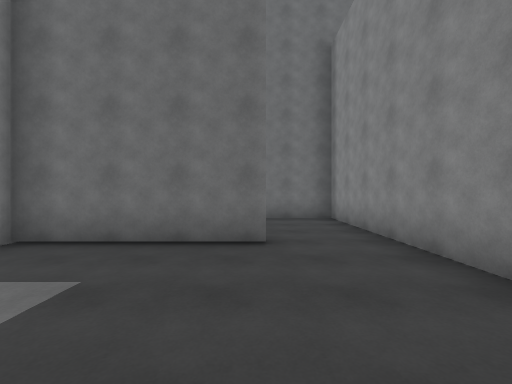
[1] (above)

16 first-person views from a walk through a 3-D level made in the Unity game engine. The camera is 1.5 m above the floor, looks level and sees 90° across. The floor is counted in squares, 2 m on a side. Each view is taken from the middle of a square. On the plan, view 1 faces up. The plan holds only what a view shows up to about 9 squares ahead; the rest is blank. The place goes on beyond the plan. The player character is not drawn. Surface patterns are stand-ins for the level's own textures.

[2]
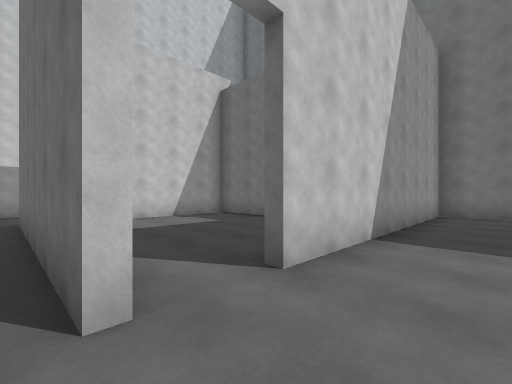

[3]
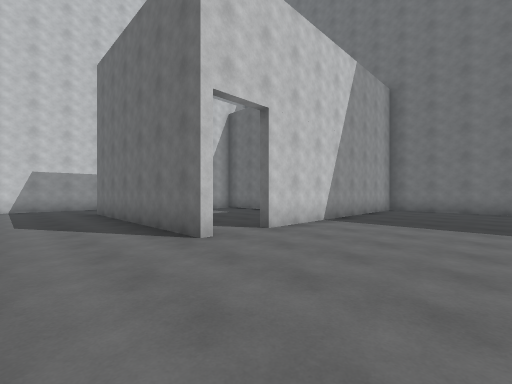

[4]
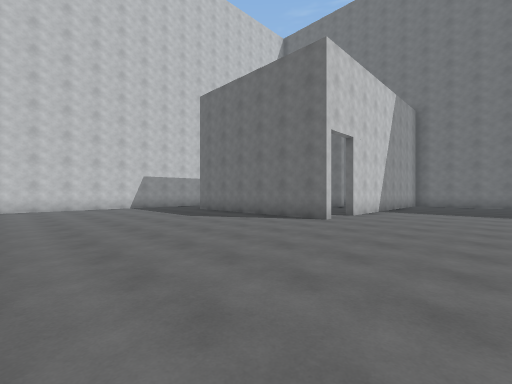

[5]
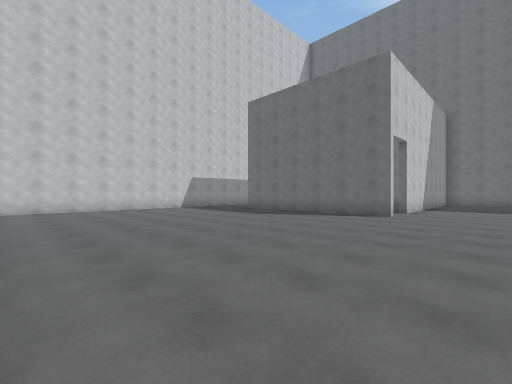

[6]
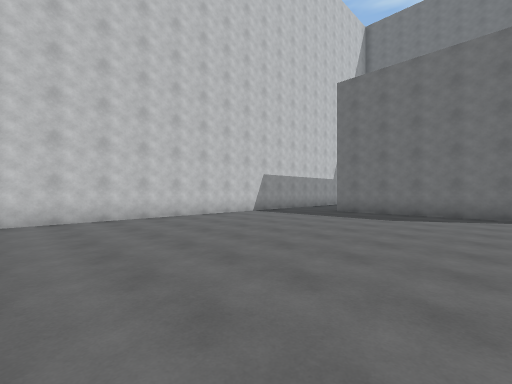

[7]
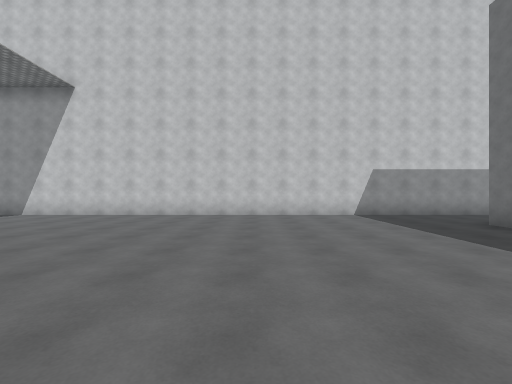

[8]
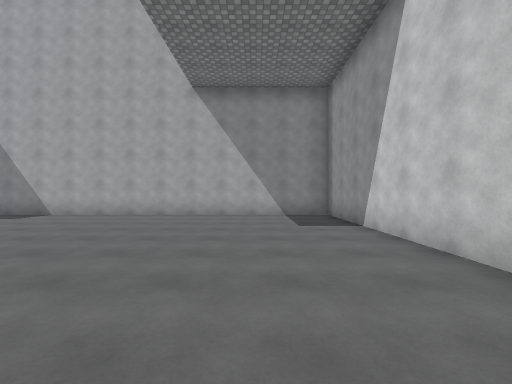

[9]
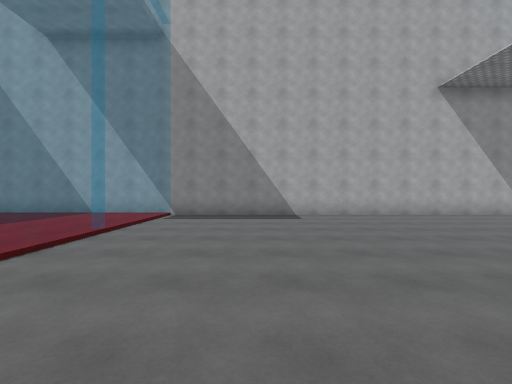

[10]
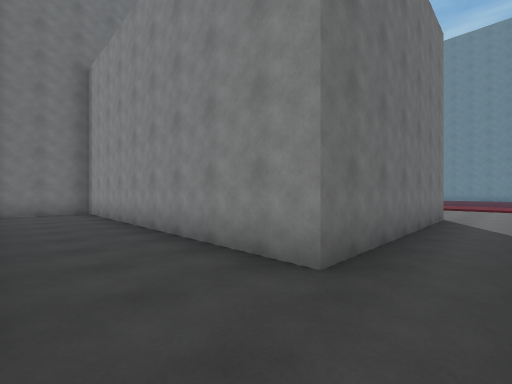

[11]
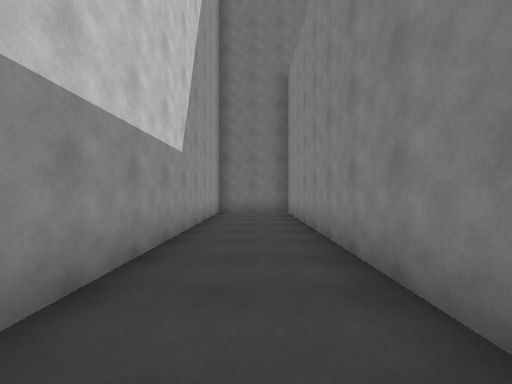

[12]
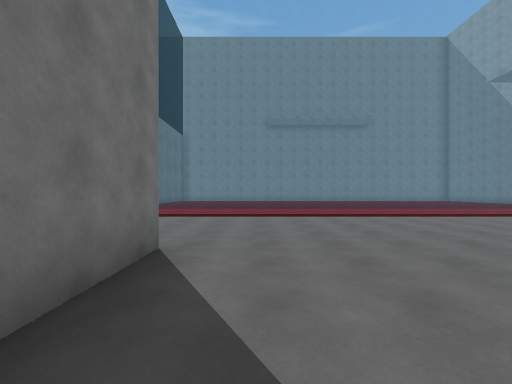

[13]
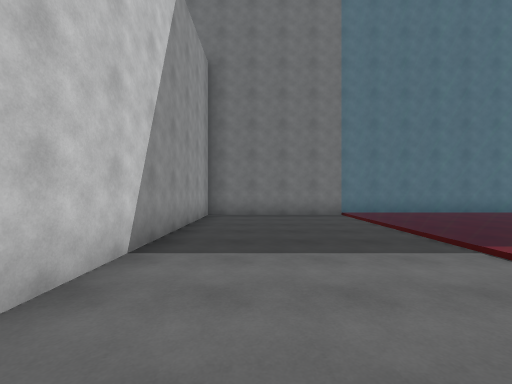

[14]
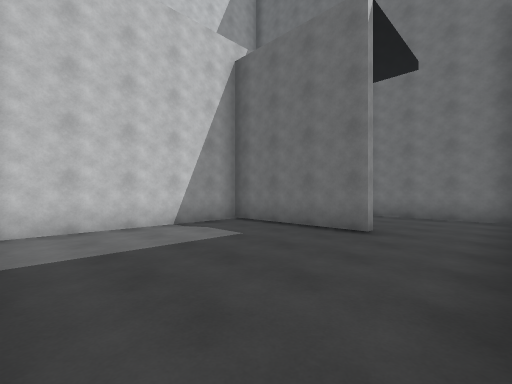

[15]
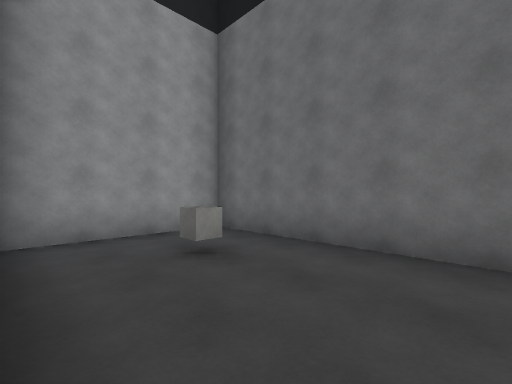

[16]
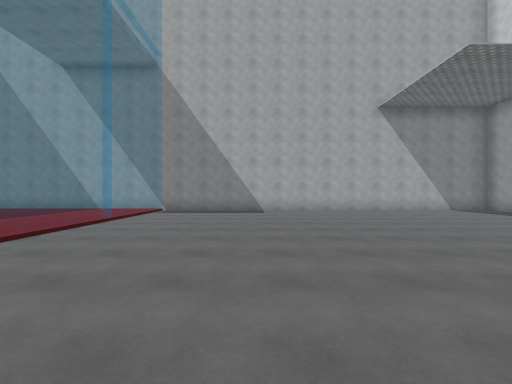

### Floor plan
Key: @ floor where view 1 was taken; # wall or solid block; . main floor; : floor 0.25 m higher than the main floor; = window, fence, low wall or low ledge; O other object.
Columns run from 7 left of view 1 to 9 right of it. Each row starts with its distance up from view 1.
  8 ### ##########
  7 #..O.....O....=##
  6 #..O.O...O....=:
  5 #..O.....O....=:
  4 #..OOOOO.O....=:
  3 #..O.....O....=:
  2 #..O.....O....
  1 #..O.....O....
  0 #..O...@.O....=:
 -1 #..O..........=:
 -2 #..OOOOOOO....=:
 -3 #.............=:
 -4 #.............=:
 -5 #.............=:
 -6 #.............=:
 -7 #.............=:
 -8 #.............=:
 -9 #.............=:
-10 #.............=:
-11 #.............=:
-12 #.............=:
-13 #.............=:
-14 #.............=:
-15 #.............=:
-16 #.............=:
-17 #.............=##
-18 ##############

Where each view was taken, in squares from view 1:
view 1: 0 up, 0 right, facing up
view 2: 2 down, 4 right, facing up-left
view 3: 4 down, 6 right, facing up-left
view 4: 8 down, 6 right, facing up-left
view 5: 10 down, 5 right, facing up-left
view 6: 11 down, 1 right, facing up-left
view 7: 7 down, 2 right, facing left
view 8: 9 down, 4 left, facing down
view 9: 9 down, 4 right, facing down
view 10: 3 down, 6 left, facing up-right
view 11: 2 down, 5 left, facing up
view 12: 3 down, 1 left, facing right
view 13: 1 down, 4 right, facing up
view 14: 1 down, 2 right, facing up-left
view 15: 4 up, 1 right, facing up-left
view 16: 7 down, 3 right, facing down
